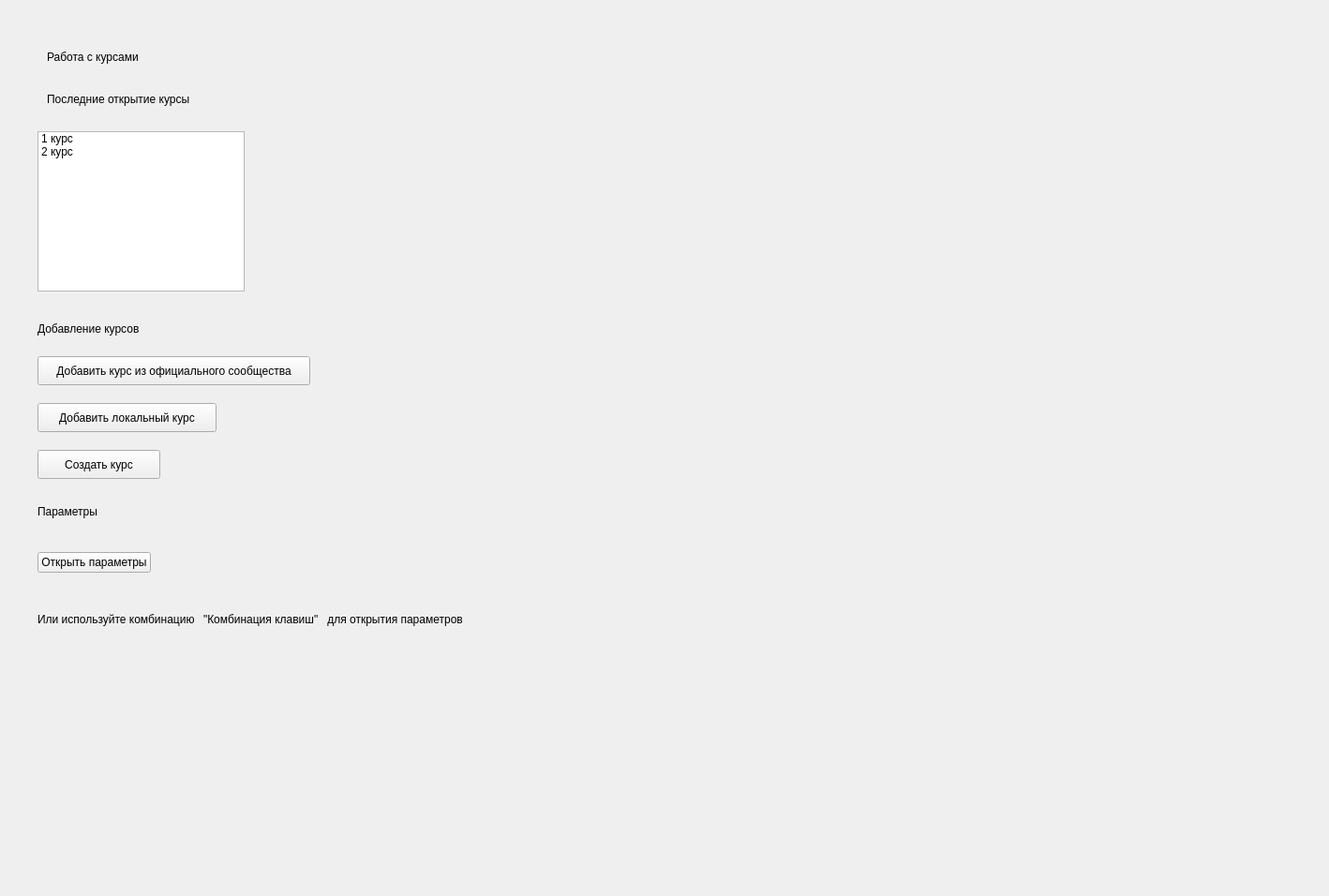
<?xml version="1.0" encoding="UTF-8"?>
<ui version="4.0">
 <class>Form</class>
 <widget class="QWidget" name="Form">
  <property name="geometry">
   <rect>
    <x>0</x>
    <y>0</y>
    <width>1418</width>
    <height>956</height>
   </rect>
  </property>
  <property name="windowTitle">
   <string>Form</string>
  </property>
  <widget class="QWidget" name="horizontalLayoutWidget">
   <property name="geometry">
    <rect>
     <x>40</x>
     <y>640</y>
     <width>729</width>
     <height>41</height>
    </rect>
   </property>
   <layout class="QHBoxLayout" name="horizontalLayout">
    <item>
     <widget class="QLabel" name="label">
      <property name="text">
       <string>Или используйте комбинацию </string>
      </property>
     </widget>
    </item>
    <item>
     <widget class="QLabel" name="label_2">
      <property name="text">
       <string>&quot;Комбинация клавиш&quot;</string>
      </property>
     </widget>
    </item>
    <item>
     <widget class="QLabel" name="label_3">
      <property name="text">
       <string> для открытия параметров</string>
      </property>
     </widget>
    </item>
    <item>
     <spacer name="horizontalSpacer">
      <property name="orientation">
       <enum>Qt::Horizontal</enum>
      </property>
      <property name="sizeHint" stdset="0">
       <size>
        <width>40</width>
        <height>20</height>
       </size>
      </property>
     </spacer>
    </item>
   </layout>
  </widget>
  <widget class="QWidget" name="horizontalLayoutWidget_2">
   <property name="geometry">
    <rect>
     <x>40</x>
     <y>580</y>
     <width>731</width>
     <height>41</height>
    </rect>
   </property>
   <layout class="QHBoxLayout" name="horizontalLayout_2">
    <item>
     <widget class="QPushButton" name="pushButton">
      <property name="text">
       <string>Открыть параметры</string>
      </property>
     </widget>
    </item>
    <item>
     <spacer name="horizontalSpacer_2">
      <property name="orientation">
       <enum>Qt::Horizontal</enum>
      </property>
      <property name="sizeHint" stdset="0">
       <size>
        <width>40</width>
        <height>20</height>
       </size>
      </property>
     </spacer>
    </item>
   </layout>
  </widget>
  <widget class="QLabel" name="label_4">
   <property name="geometry">
    <rect>
     <x>50</x>
     <y>40</y>
     <width>281</width>
     <height>41</height>
    </rect>
   </property>
   <property name="text">
    <string>Работа с курсами</string>
   </property>
  </widget>
  <widget class="QLabel" name="label_5">
   <property name="geometry">
    <rect>
     <x>50</x>
     <y>90</y>
     <width>241</width>
     <height>31</height>
    </rect>
   </property>
   <property name="text">
    <string>Последние открытие курсы</string>
   </property>
  </widget>
  <widget class="QPushButton" name="pushButton_2">
   <property name="geometry">
    <rect>
     <x>40</x>
     <y>430</y>
     <width>191</width>
     <height>31</height>
    </rect>
   </property>
   <property name="text">
    <string>Добавить локальный курс</string>
   </property>
  </widget>
  <widget class="QPushButton" name="pushButton_3">
   <property name="geometry">
    <rect>
     <x>40</x>
     <y>480</y>
     <width>131</width>
     <height>31</height>
    </rect>
   </property>
   <property name="text">
    <string>Создать курс</string>
   </property>
  </widget>
  <widget class="QPushButton" name="pushButton_4">
   <property name="geometry">
    <rect>
     <x>40</x>
     <y>380</y>
     <width>291</width>
     <height>31</height>
    </rect>
   </property>
   <property name="text">
    <string>Добавить курс из официального сообщества</string>
   </property>
  </widget>
  <widget class="QLabel" name="label_6">
   <property name="geometry">
    <rect>
     <x>40</x>
     <y>330</y>
     <width>151</width>
     <height>41</height>
    </rect>
   </property>
   <property name="text">
    <string>Добавление курсов</string>
   </property>
  </widget>
  <widget class="QListWidget" name="listWidget">
   <property name="geometry">
    <rect>
     <x>40</x>
     <y>140</y>
     <width>221</width>
     <height>171</height>
    </rect>
   </property>
   <item>
    <property name="text">
     <string>1 курс</string>
    </property>
   </item>
   <item>
    <property name="text">
     <string>2 курс</string>
    </property>
   </item>
  </widget>
  <widget class="QLabel" name="label_7">
   <property name="geometry">
    <rect>
     <x>40</x>
     <y>530</y>
     <width>111</width>
     <height>31</height>
    </rect>
   </property>
   <property name="text">
    <string>Параметры</string>
   </property>
  </widget>
 </widget>
 <resources/>
 <connections/>
</ui>
